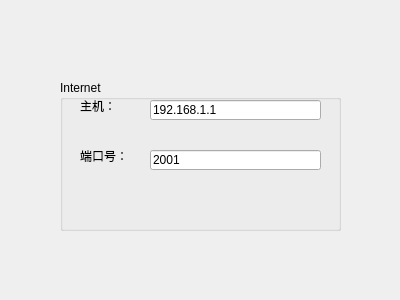
<?xml version="1.0" encoding="UTF-8"?>
<ui version="4.0">
 <class>tthersDialog</class>
 <widget class="QDialog" name="tthersDialog">
  <property name="geometry">
   <rect>
    <x>0</x>
    <y>0</y>
    <width>400</width>
    <height>300</height>
   </rect>
  </property>
  <property name="windowTitle">
   <string>Dialog</string>
  </property>
  <widget class="QGroupBox" name="groupBox">
   <property name="geometry">
    <rect>
     <x>60</x>
     <y>80</y>
     <width>281</width>
     <height>151</height>
    </rect>
   </property>
   <property name="title">
    <string>Internet</string>
   </property>
   <widget class="QLabel" name="label_2">
    <property name="geometry">
     <rect>
      <x>20</x>
      <y>70</y>
      <width>54</width>
      <height>12</height>
     </rect>
    </property>
    <property name="text">
     <string>端口号：</string>
    </property>
   </widget>
   <widget class="QLineEdit" name="hostLineEdit">
    <property name="geometry">
     <rect>
      <x>90</x>
      <y>20</y>
      <width>171</width>
      <height>20</height>
     </rect>
    </property>
    <property name="text">
     <string>192.168.1.1</string>
    </property>
   </widget>
   <widget class="QLineEdit" name="portLineEdit">
    <property name="geometry">
     <rect>
      <x>90</x>
      <y>70</y>
      <width>171</width>
      <height>20</height>
     </rect>
    </property>
    <property name="text">
     <string>2001</string>
    </property>
   </widget>
   <widget class="QLabel" name="label">
    <property name="geometry">
     <rect>
      <x>20</x>
      <y>20</y>
      <width>54</width>
      <height>12</height>
     </rect>
    </property>
    <property name="text">
     <string>主机：</string>
    </property>
   </widget>
  </widget>
 </widget>
 <resources/>
 <connections/>
</ui>
